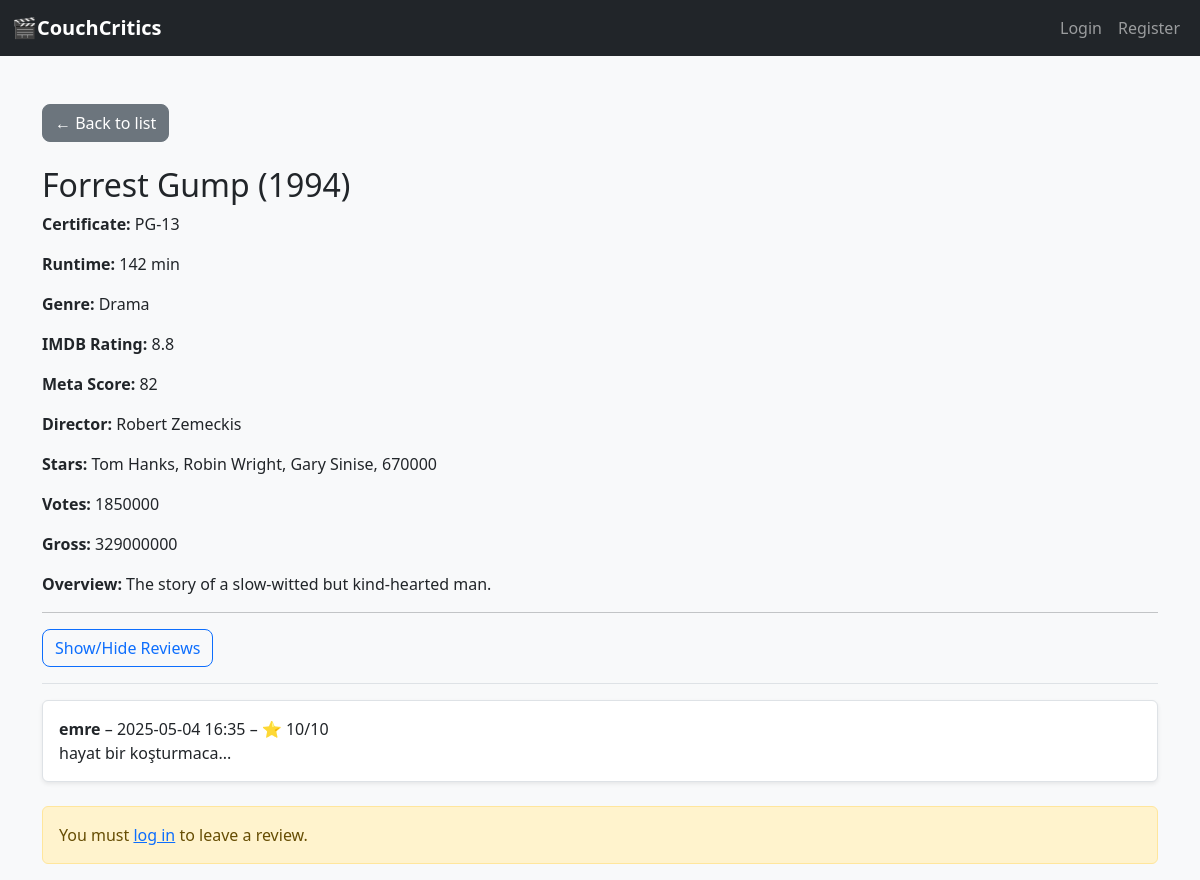
Screenshot of /movie/Forrest Gump with the database file from the repository.
### tables this page shows
CREATE TABLE movies (
    Series_Title TEXT,
    Released_Year INTEGER,
    Certificate TEXT,
    Runtime INTEGER,
    Genre TEXT,
    IMDB_Rating REAL,
    Overview TEXT,
    Meta_score INTEGER,
    Director TEXT,
    Star1 TEXT,
    Star2 TEXT,
    Star3 TEXT,
    Star4 TEXT,
    No_of_Votes INTEGER,
    Gross INTEGER
);

CREATE TABLE reviews (
    id INTEGER PRIMARY KEY AUTOINCREMENT,
    username TEXT NOT NULL,
    movie_title TEXT NOT NULL,
    score INTEGER NOT NULL,
    comment TEXT NOT NULL,
    date TEXT NOT NULL
);

### app.py (the view, shortened to what this page needs)
@app.route("/movie/<title>", methods=["GET", "POST"])
def movie_detail(title):
    movie = get_movie_by_title(title)
    if not movie:
        return "Movie not found", 404
    user = session.get("user")
    reviews = get_reviews_for_movie(title)
    return render_template("movie_detail.html", movie=movie, reviews=reviews, user=user)

### modules/movie.py (called while the page is built)
def get_movie_by_title(title):
    conn = sqlite3.connect(DB_PATH)
    conn.row_factory = sqlite3.Row
    c = conn.cursor()
    c.execute("SELECT * FROM movies WHERE Series_Title = ?", (title,))
    row = c.fetchone()
    conn.close()
    return dict(row) if row else None

### modules/review.py (called while the page is built)
def get_reviews_for_movie(title):
    conn = sqlite3.connect(DB_PATH)
    conn.row_factory = sqlite3.Row
    c = conn.cursor()
    c.execute("SELECT * FROM reviews WHERE movie_title = ?", (title,))
    rows = c.fetchall()
    conn.close()
    return [dict(row) for row in rows]

### templates/movie_detail.html (shortened to what this page needs)
{% extends "layout.html" %}
{% block content %}
<a href="/" class="btn btn-secondary mb-4">← Back to list</a>
<h2>{{ movie.Series_Title }} ({{ movie.Released_Year }})</h2>
<p><strong>Certificate:</strong> {{ movie.Certificate }}</p>
<p><strong>Runtime:</strong> {{ movie.Runtime }} min</p>
<p><strong>Genre:</strong> {{ movie.Genre }}</p>
<p><strong>IMDB Rating:</strong> {{ movie.IMDB_Rating }}</p>
<p><strong>Meta Score:</strong> {{ movie.Meta_score }}</p>
<p><strong>Director:</strong> {{ movie.Director }}</p>
<p><strong>Stars:</strong> {{ movie.Star1 }}, {{ movie.Star2 }}, {{ movie.Star3 }}, {{ movie.Star4 }}</p>
<p><strong>Votes:</strong> {{ movie.No_of_Votes }}</p>
<p><strong>Gross:</strong> {{ movie.Gross }}</p>
<p><strong>Overview:</strong> {{ movie.Overview }}</p>
<hr>
<button class="btn btn-outline-primary mb-3" type="button" data-bs-toggle="collapse" data-bs-target="#reviewsCollapse">
  Show/Hide Reviews
</button>
<div class="collapse show border-top pt-3" id="reviewsCollapse">
  {% if reviews and reviews|length > 0 %}
    {% for r in reviews %}
      {% if r.username and r.comment %}
        <div class="mb-3 p-3 bg-white border rounded shadow-sm">
          <strong>{{ r.username }}</strong> – {{ r.date }} – ⭐ {{ r.score }}/10
          <p class="mb-0">{{ r.comment }}</p>
        </div>
      {% else %}
        <div class="alert alert-warning">Review format invalid.</div>
      {% endif %}
    {% endfor %}
  {% else %}
    <p>No reviews yet.</p>
  {% endif %}
</div>
{% if user %}
  {% set user_has_reviewed = reviews | selectattr('username', 'equalto', user) | list | length > 0 %}
  {% if user_has_reviewed %}
    <div class="alert alert-info mt-4">
      You have already reviewed this movie.
    </div>
  {% else %}
    <hr>
    <h5 class="mt-4">Add a Review</h5>
    <form method="POST" class="bg-white p-3 rounded shadow-sm">
      <p class="text-muted">You are reviewing as <strong>{{ user }}</strong></p>
      <div class="mb-3">
        <label for="score" class="form-label">Score (1-10)</label>
        <input type="number" class="form-control" id="score" name="score" min="1" max="10" required>
      </div>
      <div class="mb-3">
        <label for="comment" class="form-label">Your Comment</label>
        <textarea class="form-control" id="comment" name="comment" rows="3" required></textarea>
      </div>
      <button type="submit" class="btn btn-primary">Submit</button>
    </form>
  {% endif %}
{% else %}
  <div class="alert alert-warning mt-4">
    You must <a href="{{ url_for('login') }}">log in</a> to leave a review.
  </div>
{% endif %}
{% endblock %}

### templates/layout.html (style rules this page uses)
body { font-family: 'Segoe UI', sans-serif; background-color: #f8f9fa; }
.form-control, .btn { border-radius: 0.5rem; }

### rows the page displays
movies: Series_Title "Forrest Gump", Released_Year "1994", Certificate "PG-13", Runtime "142", Genre "Drama", IMDB_Rating "8.8", Meta_score "82", Director "Robert Zemeckis", Star1 "Tom Hanks", Star2 "Robin Wright", Star3 "Gary Sinise", Star4 "670000", No_of_Votes "1850000", Gross "329000000", Overview "The story of a slow-witted but kind-hearted man."
reviews: username "emre", date "2025-05-04 16:35", score "10", comment "hayat bir koşturmaca..."
